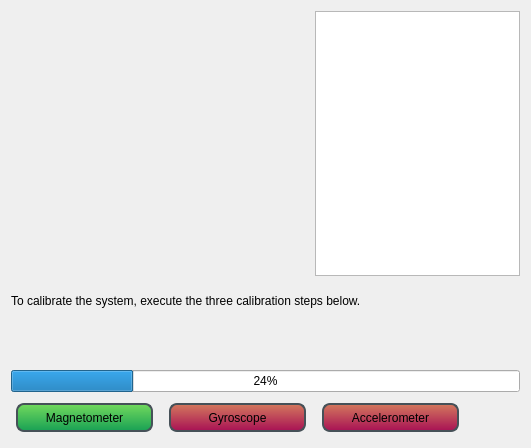
<?xml version="1.0" encoding="UTF-8"?>
<ui version="4.0">
 <class>QGCPX4SensorCalibration</class>
 <widget class="QWidget" name="QGCPX4SensorCalibration">
  <property name="geometry">
   <rect>
    <x>0</x>
    <y>0</y>
    <width>531</width>
    <height>448</height>
   </rect>
  </property>
  <property name="windowTitle">
   <string>Form</string>
  </property>
  <property name="styleSheet">
   <string notr="true">QPushButton#magButton {
   background-color: qlineargradient(x1: 0, y1: 0, x2: 0, y2: 1, stop: 0 #73D95D, stop: 1 #18A154);
    border-radius: 8px;
    min-height: 25px;
    max-height: 30px;
    min-width: 60px;
    max-width: 140px;
	margin: 5px;
    border: 2px solid #465158;
}

QPushButton#gyroButton, QPushButton#accelButton {
   background-color: qlineargradient(x1: 0, y1: 0, x2: 0, y2: 1, stop: 0 #D3795D, stop: 1 #A81154);
    border-radius: 8px;
    min-height: 25px;
    max-height: 30px;
    min-width: 60px;
    max-width: 140px;
	margin: 5px;
    border: 2px solid #465158;
}</string>
  </property>
  <layout class="QGridLayout" name="gridLayout" rowstretch="1,20,3,2,1,1,0" columnstretch="30,15,5">
   <item row="6" column="2">
    <spacer name="horizontalSpacer">
     <property name="orientation">
      <enum>Qt::Horizontal</enum>
     </property>
     <property name="sizeHint" stdset="0">
      <size>
       <width>40</width>
       <height>20</height>
      </size>
     </property>
    </spacer>
   </item>
   <item row="4" column="0" colspan="3">
    <spacer name="verticalSpacer">
     <property name="orientation">
      <enum>Qt::Vertical</enum>
     </property>
     <property name="sizeHint" stdset="0">
      <size>
       <width>498</width>
       <height>21</height>
      </size>
     </property>
    </spacer>
   </item>
   <item row="3" column="0" colspan="2">
    <widget class="QLabel" name="instructionLabel">
     <property name="text">
      <string/>
     </property>
    </widget>
   </item>
   <item row="5" column="0" colspan="3">
    <widget class="QProgressBar" name="progressBar">
     <property name="value">
      <number>24</number>
     </property>
    </widget>
   </item>
   <item row="0" column="1" rowspan="2" colspan="2">
    <widget class="QPlainTextEdit" name="textView"/>
   </item>
   <item row="6" column="0" colspan="2">
    <layout class="QHBoxLayout" name="horizontalLayout">
     <item>
      <widget class="QPushButton" name="magButton">
       <property name="text">
        <string>Magnetometer</string>
       </property>
       <property name="icon">
        <iconset resource="../../../qgroundcontrol.qrc">
         <normaloff>:/files/images/px4/calibration/arrows.png</normaloff>:/files/images/px4/calibration/arrows.png</iconset>
       </property>
      </widget>
     </item>
     <item>
      <widget class="QPushButton" name="gyroButton">
       <property name="text">
        <string>Gyroscope</string>
       </property>
       <property name="icon">
        <iconset resource="../../../qgroundcontrol.qrc">
         <normaloff>:/files/images/px4/calibration/arrows.png</normaloff>:/files/images/px4/calibration/arrows.png</iconset>
       </property>
      </widget>
     </item>
     <item>
      <widget class="QPushButton" name="accelButton">
       <property name="text">
        <string>Accelerometer</string>
       </property>
       <property name="icon">
        <iconset resource="../../../qgroundcontrol.qrc">
         <normaloff>:/files/images/px4/calibration/arrows.png</normaloff>:/files/images/px4/calibration/arrows.png</iconset>
       </property>
      </widget>
     </item>
    </layout>
   </item>
   <item row="2" column="0" colspan="3">
    <widget class="QLabel" name="calibrationExplanationLabel">
     <property name="text">
      <string>To calibrate the system, execute the three calibration steps below.</string>
     </property>
    </widget>
   </item>
   <item row="0" column="0" rowspan="2">
    <widget class="QLabel" name="iconLabel">
     <property name="text">
      <string/>
     </property>
     <property name="scaledContents">
      <bool>true</bool>
     </property>
    </widget>
   </item>
  </layout>
 </widget>
 <resources>
  <include location="../../../qgroundcontrol.qrc"/>
 </resources>
 <connections/>
</ui>
